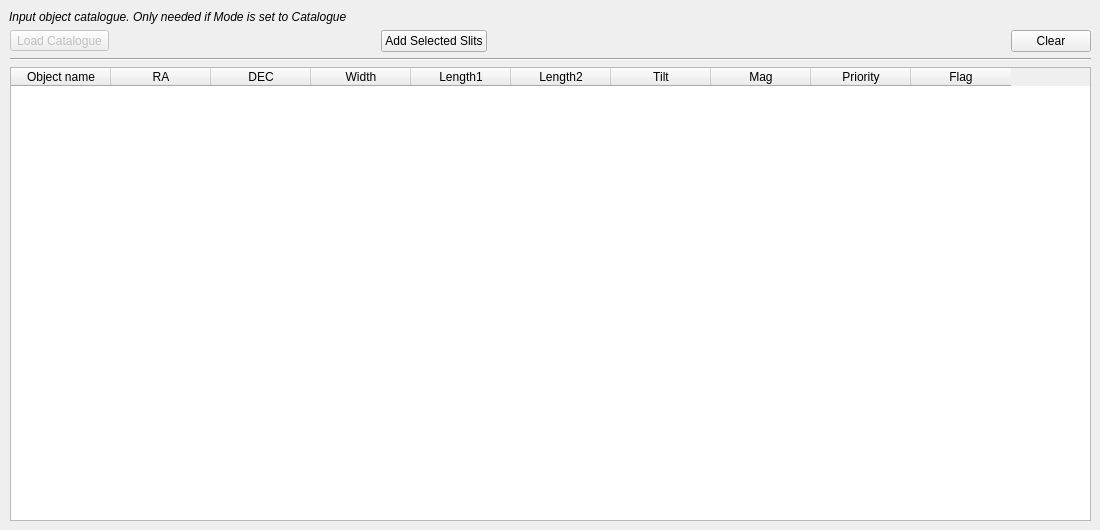
    <widget class="QWidget" name="CatTab">
     <property name="sizePolicy">
      <sizepolicy hsizetype="Expanding" vsizetype="Expanding">
       <horstretch>0</horstretch>
       <verstretch>0</verstretch>
      </sizepolicy>
     </property>
     <attribute name="title">
      <string>  &amp;Catalogue  </string>
     </attribute>
     <widget class="QLabel" name="labelCat_Infotext">
      <property name="geometry">
       <rect>
        <x>9</x>
        <y>9</y>
        <width>928</width>
        <height>16</height>
       </rect>
      </property>
      <property name="font">
       <font>
        <family>Arial</family>
        <pointsize>9</pointsize>
        <italic>true</italic>
       </font>
      </property>
      <property name="text">
       <string>Input object catalogue. Only needed if Mode is set to Catalogue</string>
      </property>
      <property name="wordWrap">
       <bool>true</bool>
      </property>
     </widget>
     <widget class="QWidget" name="layoutWidget">
      <property name="geometry">
       <rect>
        <x>10</x>
        <y>30</y>
        <width>1081</width>
        <height>491</height>
       </rect>
      </property>
      <layout class="QVBoxLayout" name="verticalLayout_6">
       <item>
        <layout class="QGridLayout" name="gridLayout_5">
         <item row="0" column="0">
          <widget class="QToolButton" name="toolButtonCat_Load">
           <property name="enabled">
            <bool>false</bool>
           </property>
           <property name="text">
            <string>Load Catalogue</string>
           </property>
           <property name="popupMode">
            <enum>QToolButton::InstantPopup</enum>
           </property>
          </widget>
         </item>
         <item row="0" column="1">
          <spacer name="horizontalSpacer_5">
           <property name="orientation">
            <enum>Qt::Horizontal</enum>
           </property>
           <property name="sizeHint" stdset="0">
            <size>
             <width>128</width>
             <height>20</height>
            </size>
           </property>
          </spacer>
         </item>
         <item row="0" column="2">
          <widget class="QPushButton" name="pushButtonCat_AddSlits">
           <property name="text">
            <string>Add Selected Slits</string>
           </property>
          </widget>
         </item>
         <item row="0" column="3">
          <spacer name="horizontalSpacer_11">
           <property name="orientation">
            <enum>Qt::Horizontal</enum>
           </property>
           <property name="sizeHint" stdset="0">
            <size>
             <width>518</width>
             <height>20</height>
            </size>
           </property>
          </spacer>
         </item>
         <item row="0" column="4">
          <widget class="QPushButton" name="pushButtonCat_Clear">
           <property name="text">
            <string>Clear</string>
           </property>
          </widget>
         </item>
        </layout>
       </item>
       <item>
        <widget class="Line" name="line_16">
         <property name="orientation">
          <enum>Qt::Horizontal</enum>
         </property>
        </widget>
       </item>
       <item>
        <widget class="QTableWidget" name="tableWidgetCat">
         <property name="lineWidth">
          <number>2</number>
         </property>
         <property name="rowCount">
          <number>0</number>
         </property>
         <column>
          <property name="text">
           <string>Object name</string>
          </property>
         </column>
         <column>
          <property name="text">
           <string>RA</string>
          </property>
         </column>
         <column>
          <property name="text">
           <string>DEC</string>
          </property>
         </column>
         <column>
          <property name="text">
           <string>Width</string>
          </property>
         </column>
         <column>
          <property name="text">
           <string>Length1</string>
          </property>
         </column>
         <column>
          <property name="text">
           <string>Length2</string>
          </property>
         </column>
         <column>
          <property name="text">
           <string>Tilt</string>
          </property>
         </column>
         <column>
          <property name="text">
           <string>Mag</string>
          </property>
         </column>
         <column>
          <property name="text">
           <string>Priority</string>
          </property>
         </column>
         <column>
          <property name="text">
           <string>Flag</string>
          </property>
         </column>
        </widget>
       </item>
      </layout>
     </widget>
    </widget>
